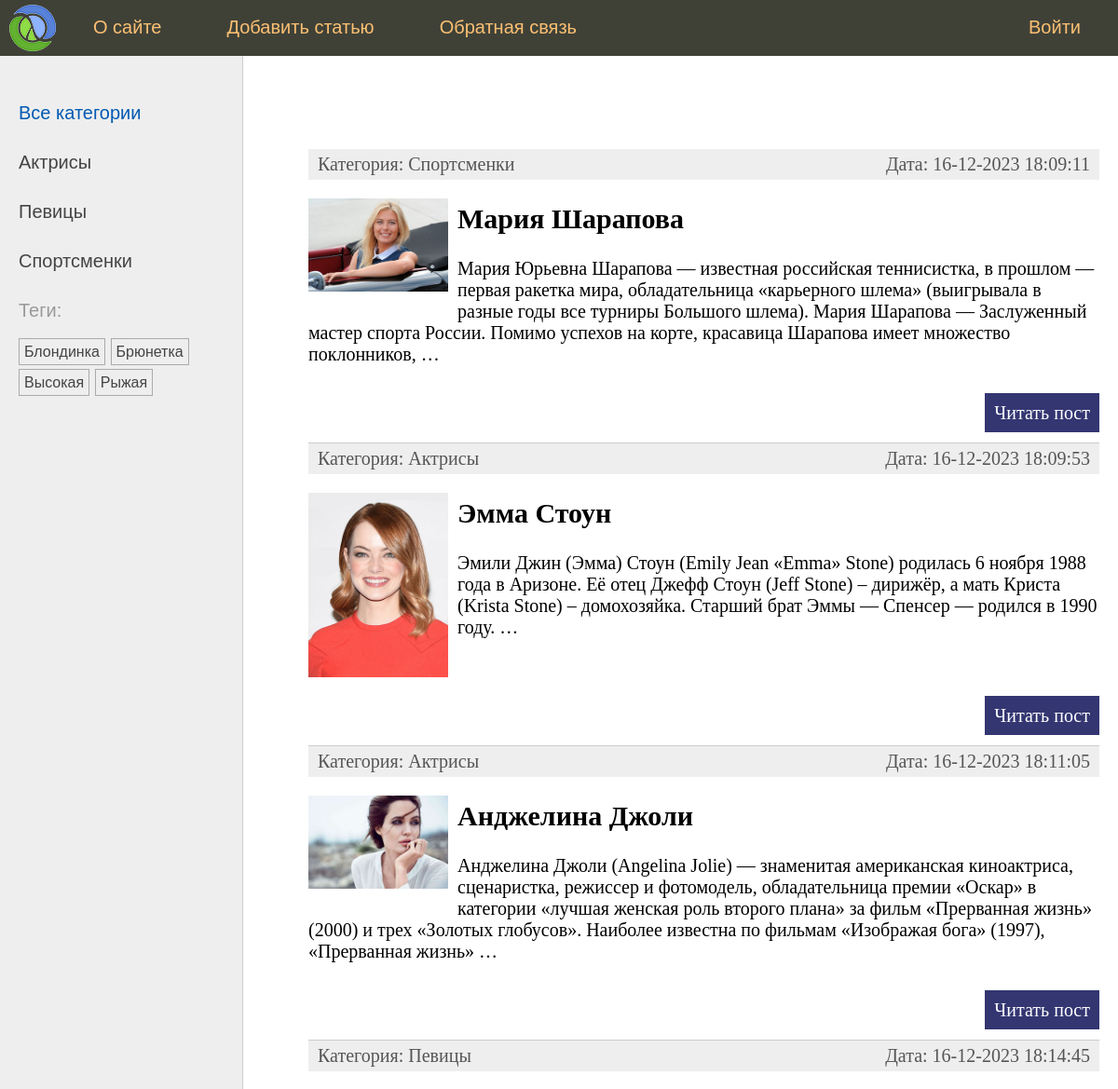
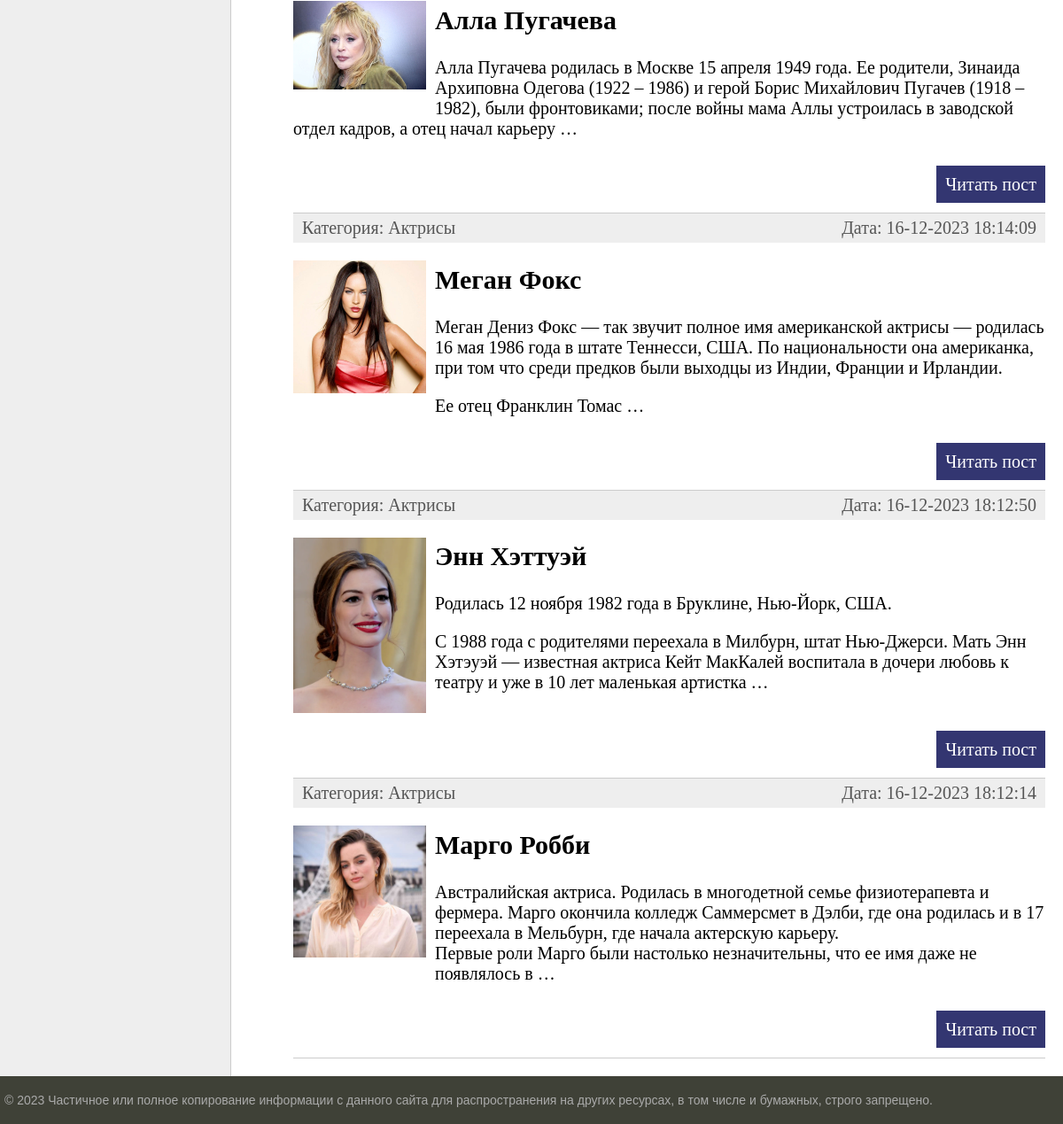
The page / on the database its author committed (2 pictures, top to bottom).
### women/models.py (models this page shows, shortened)
class Category(models.Model):
    name = models.CharField(max_length=100, db_index=True, verbose_name="Категория")
    slug = models.SlugField(max_length=255, unique=True, db_index=True)
    class Meta:
        verbose_name = "Категория"
        verbose_name_plural = "Категории"
    def get_absolute_url(self):
        return reverse('category', kwargs={'cat_slug': self.slug})

class TagPost(models.Model):
    tag = models.CharField(max_length=100, db_index=True)
    slug = models.SlugField(max_length=255, unique=True, db_index=True)
    def get_absolute_url(self):
        return reverse('tag', kwargs={'tag_slug': self.slug})

class Women(models.Model):
    class Status(models.IntegerChoices):
        DRAFT = 0, 'Черновик'
        PUBLISHED = 1, 'Опубликовано'
    title = models.CharField(max_length=255, verbose_name="Заголовок")
    slug = models.SlugField(max_length=255, unique=True, db_index=True, verbose_name="Slug", validators=[
                               MinLengthValidator(5, message="Минимум 5 символов"),
                               MaxLengthValidator(100, message="Максимум 100 символов"),
                           ])
    photo = models.ImageField(upload_to="photos/%Y/%m/%d/", default=None,
                              blank=True, null=True, verbose_name="Фото")
    content = models.TextField(blank=True, verbose_name="Текст статьи")
    time_create = models.DateTimeField(auto_now_add=True, verbose_name="Время создания")
    time_update = models.DateTimeField(auto_now=True, verbose_name="Время изменения")
    is_published = models.BooleanField(choices=tuple(map(lambda x: (bool(x[0]), x[1]), Status.choices)),
                                       default=Status.DRAFT, verbose_name="Статус")
    cat = models.ForeignKey('Category', on_delete=models.PROTECT, related_name='posts', verbose_name="Категории")
    tags = models.ManyToManyField('TagPost', blank=True, related_name='tags', verbose_name="Теги")
    husband = models.OneToOneField('Husband', on_delete=models.SET_NULL,
                                   null=True, blank=True, related_name='wuman', verbose_name="Муж")
    objects = models.Manager()
    published = PublishedManager()
    class Meta:
        verbose_name = "Известные женщины"
        verbose_name_plural = "Известные женщины"
        ordering = ['-time_create']
        indexes = [
            models.Index(fields=['-time_create'])
        ]
    def get_absolute_url(self):
        return reverse('post', kwargs={'post_slug': self.slug})

### women/views.py (the view)
# urls.py: path('', views.WomenHome.as_view(), name='home'),  # http://127.0.0.1:8000
class WomenHome(DataMixin, ListView):
    template_name = 'women/index.html'
    context_object_name = 'posts'
    cat_selected = 0
    def get_context_data(self, **kwargs):
        return self.get_mixin_context(super().get_context_data(**kwargs), title='Главная страница', cat_selected=0)
    def get_queryset(self):
        return Women.published.all().select_related('cat')

### women/models.py (called while the page is built)
    def get_queryset(self):
        return super().get_queryset().filter(is_published=Women.Status.PUBLISHED)

### women/templatetags/women_tags.py (called while the page is built)
@register.inclusion_tag('women/list_categories.html')
def show_categories(cat_selected=0):
    cats = Category.objects.all()
    return {'cats': cats, 'cat_selected': cat_selected}

@register.inclusion_tag('women/list_tags.html')
def show_all_tags():
    return {'tags': TagPost.objects.all()}

### women/utils.py (called while the page is built)
    def get_mixin_context(self, context, **kwargs):
        if self.title_page:
            context['title'] = self.title_page
        context['menu'] = menu
        context['cat_selected'] = None
        context.update(kwargs)
        return context

### women/templates/women/index.html (shortened to what this page needs)
{% extends 'base.html' %}
{% block content %}
<ul class="list-articles">
	{% for p in posts %}
			<li><div class="article-panel">
	<p class="first">Категория: {{p.cat.name}}</p>
	<p class="last">Дата: {{p.time_update|date:"d-m-Y H:i:s"}}</p>
    </div>
{% if p.photo %}
		<p><img class="img-article-left thumb" src="{{p.photo.url}}"></p>
{% endif %}
				<h2>{{p.title}}</h2>
    {% autoescape off %}
	{{p.content|linebreaks|truncatewords:40}}
    {% endautoescape %}
			<p class="link-read-post"><a href="{{ p.get_absolute_url }}">Читать пост</a></p>
			</li>
	{% endfor %}
</ul>
{% endblock %}

### templates/base.html (shortened to what this page needs)
{% load static %}
{% load women_tags %}
<!DOCTYPE html>
<html>
<head>
	<link type="text/css" href="{% static 'women/css/styles.css' %}" rel="stylesheet" />
</head>
<body>
<table class="table-page" border=0 cellpadding="0" cellspacing="0">
<tr><td valign=top>
{% block mainmenu %}
		<div class="header">
			<ul id="mainmenu" class="mainmenu">
			<li class="logo"><a href="{% url 'home' %}"><div class="logo"></div></a></li>
{% for m in menu %}
	{% if not forloop.last %}<li>{% else %}<li class="last">{% endif %}
		<a href="{% url m.url_name %}">{{m.title}}</a></li>
{% endfor %}
			</ul>
		</div>
{% endblock mainmenu %}
<table class="table-content" border=0 cellpadding="0" cellspacing="0">
<tr>
	<td valign="top" class="left-chapters">
	<ul id="leftchapters">
		{% if cat_selected == 0 %}
		<li class="selected">Все категории</li>
		{% else %}
		<li><a href="{% url 'home' %}">Все категории</a></li>
		{% endif %}
		{% show_categories cat_selected %}
		<li>{% show_all_tags %}</li>
	</ul>
</td>
<td valign="top" class="content">
	<div class="content-text">
{% block content %}
{% endblock %}
	</div>
</td></tr></table>
</td></tr>
<tr><td valign=top>
	<div id="footer">
		<p>&copy; 2023 Частичное или полное копирование информации с данного сайта для распространения на других ресурсах, в том числе и бумажных, строго запрещено.</p>
	</div>
</td></tr></table>
</body>
</html>

### women/templates/women/list_categories.html
{% for cat in cats %}
{% if cat.id == cat_selected %}
<li class="selected">{{cat.name}}</li>
{% else %}
<li><a href="{{ cat.get_absolute_url }}">{{cat.name}}</a></li>
{% endif %}
{% endfor %}

### women/templates/women/list_tags.html
{% if tags %}
    <p>Теги:</p>
    <ul class="tags-list">
        {% for t in tags %}
        <li><a href="{{ t.get_absolute_url }}">{{ t.tag }}</a></li>
        {% endfor %}
    </ul>
{% endif %}

### rows shown on the page
Category: name "Актрисы"
Category: name "Певицы"
Category: name "Спортсменки"
TagPost: tag "Блондинка"
TagPost: tag "Брюнетка"
TagPost: tag "Высокая"
TagPost: tag "Рыжая"
Women: cat.name "Спортсменки", time_update "16-12-2023 18:09:11", photo (picture), title "Мария Шарапова", content "Мария Юрьевна Шарапова — известная российская теннисистка, в прошлом — первая ракетка мира, обладательница «карьерного шлема» (выигрывала в разные годы все турниры Большого шлема). Мария Шарапова — Заслуженный мастер спорта России. Помимо успехов на корте, красавица Шарапова имеет множество поклонников, …"
Women: cat.name "Актрисы", time_update "16-12-2023 18:09:53", photo (picture), title "Эмма Стоун", content "Эмили Джин (Эмма) Стоун (Emily Jean «Emma» Stone) родилась 6 ноября 1988 года в Аризоне. Её отец Джефф Стоун (Jeff Stone) – дирижёр, а мать Криста (Krista Stone) – домохозяйка. Старший брат Эммы — Спенсер — родился в 1990 году. …"
Women: cat.name "Актрисы", time_update "16-12-2023 18:11:05", photo (picture), title "Анджелина Джоли", content "Анджелина Джоли (Angelina Jolie) — знаменитая американская киноактриса, сценаристка, режиссер и фотомодель, обладательница премии «Оскар» в категории «лучшая женская роль второго плана» за фильм «Прерванная жизнь» (2000) и трех «Золотых глобусов». Наиболее известна по фильмам «Изображая бога» (1997), «Прерванная жизнь» …"
Women: cat.name "Певицы", time_update "16-12-2023 18:14:45", photo (picture), title "Алла Пугачева", content "Алла Пугачева родилась в Москве 15 апреля 1949 года. Ее родители, Зинаида Архиповна Одегова (1922 – 1986) и герой Борис Михайлович Пугачев (1918 – 1982), были фронтовиками; после войны мама Аллы устроилась в заводской отдел кадров, а отец начал карьеру …"
Women: cat.name "Актрисы", time_update "16-12-2023 18:14:09", photo (picture), title "Меган Фокс", content "Меган Дениз Фокс — так звучит полное имя американской актрисы — родилась 16 мая 1986 года в штате Теннесси, США. По национальности она американка, при том что среди предков были выходцы из Индии, Франции и Ирландии. Ее отец Франклин Томас …"
Women: cat.name "Актрисы", time_update "16-12-2023 18:12:50", photo (picture), title "Энн Хэттуэй", content "Родилась 12 ноября 1982 года в Бруклине, Нью-Йорк, США. С 1988 года с родителями переехала в Милбурн, штат Нью-Джерси. Мать Энн Хэтэуэй — известная актриса Кейт МакКалей воспитала в дочери любовь к театру и уже в 10 лет маленькая артистка …"
Women: cat.name "Актрисы", time_update "16-12-2023 18:12:14", photo (picture), title "Марго Робби", content "Австралийская актриса. Родилась в многодетной семье физиотерапевта и фермера. Марго окончила колледж Саммерсмет в Дэлби, где она родилась и в 17 переехала в Мельбурн, где начала актерскую карьеру. Первые роли Марго были настолько незначительны, что ее имя даже не появлялось в …"

### other values the page prints
{{ m.title }} "О сайте" "Добавить статью" "Обратная связь" "Войти"
